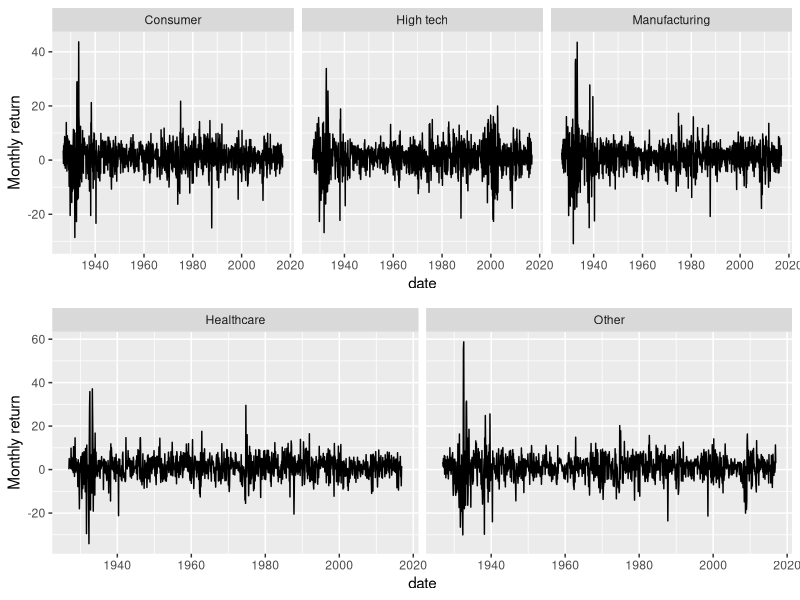
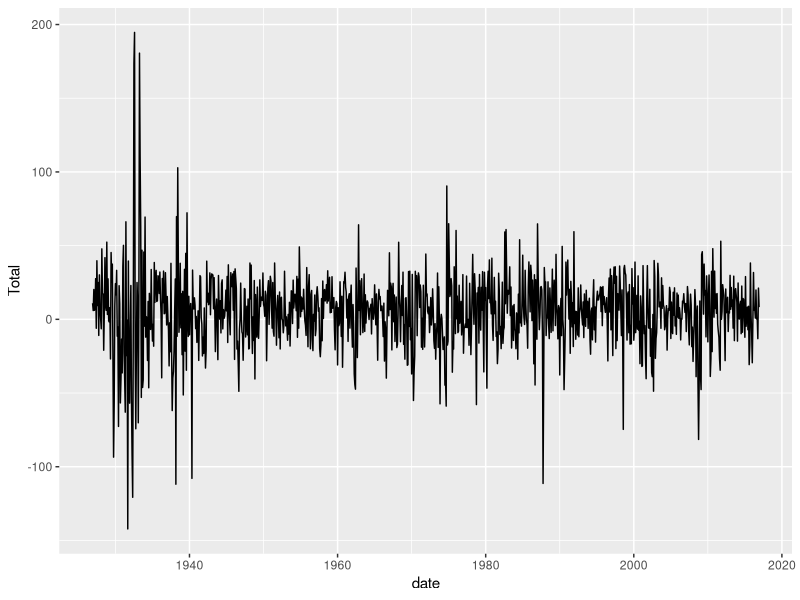
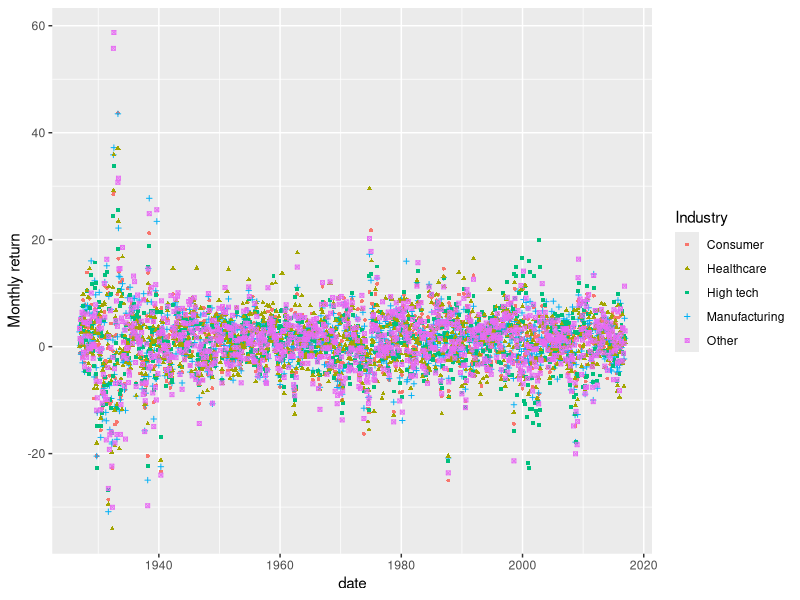
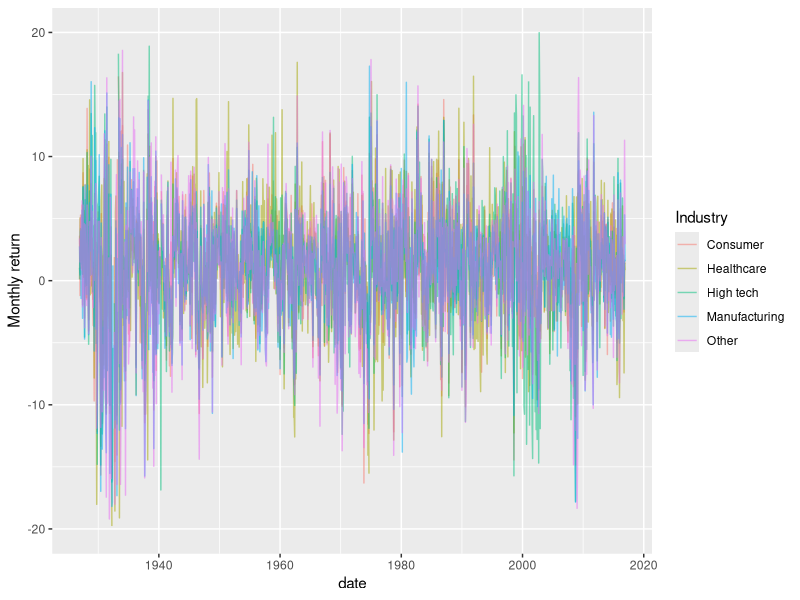
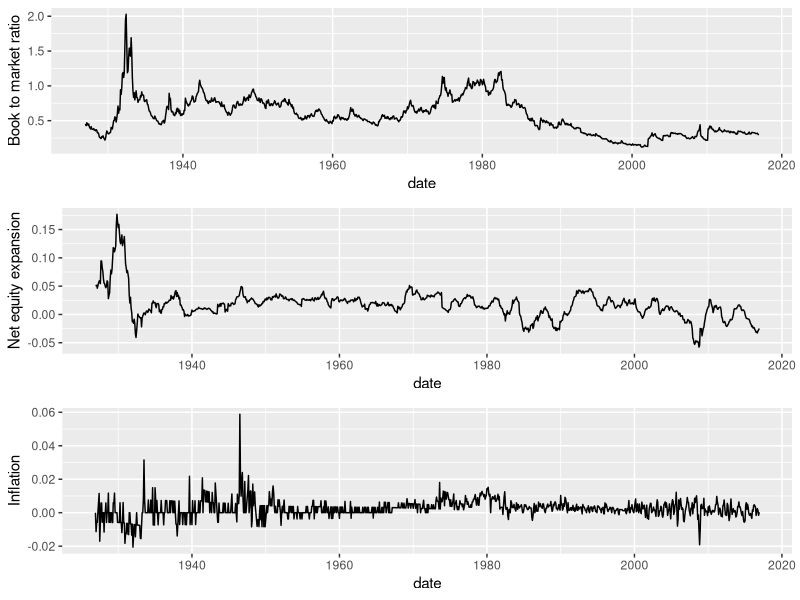

Source code (R) for these figures, in order:
## ---- chunk 1
knitr::opts_chunk$set(echo = TRUE)
library(magrittr)
library(ggplot2)
library(tidyverse)
library(stats)
## ---- chunk 2
data <- read.csv("A4_data.csv", sep = "\t") %>% 
  mutate(date = as.Date(yyyymm %>% 
                          as.character() %>% 
                          paste0("01"), 
                        format = "%Y%m%d"))  %>% 
  select(-yyyymm)
summary(data)
head(data)
## ---- chunk 3
# pdf("Industries.pdf", width = 5, height = 7.5)

plot_data <- data %>% 
  # mutate('Total industry' = select(., Cnsmr,Manuf,HiTec,Hlth,Other) %>% sum()) %>% 
  # mutate(Total = Cnsmr + Manuf + HiTec + Hlth + Other) %>% 
  rename(Consumer = Cnsmr, Manufacturing = Manuf, "High tech" = HiTec, Healthcare = Hlth) %>% 
  gather(Industry, "Monthly return", Consumer, Manufacturing, "High tech", Healthcare, Other) %>% #, "Total industry") %>% 
  mutate(row = ifelse(Industry %in% c('Consumer', 'Manufacturing', "High tech"), 1, 2)) %>% 
  group_by(date) %>% mutate(total = sum(`Monthly return`))
  
  gridExtra::grid.arrange(
    ggplot(plot_data %>% filter(Industry %in% c('Consumer', 'Manufacturing', "High tech"))) +
      geom_line(aes(x = date, y = `Monthly return`)) +
      facet_grid(cols = vars(Industry), scale = "free"),
    
    ggplot(plot_data%>% filter(!(Industry %in% c('Consumer', 'Manufacturing', "High tech")))) +
      geom_line(aes(x = date, y = `Monthly return`)) +
      facet_grid(cols = vars(Industry), scale = "free"),
    
    nrow = 2
  )
  

# dev.off()
## ---- chunk 4
data %>% mutate(Total = Cnsmr + Manuf + HiTec + Hlth + Other) %>% ggplot()+
  geom_line(aes(x = date, y = Total))
## ---- chunk 5
plot_data %>% ggplot() +
  geom_point(aes(date, `Monthly return`, color = Industry, shape = Industry), size = 1)

plot_data %>% ggplot() +
  geom_line(aes(date, `Monthly return`, color = Industry), alpha = .5) +
  ylim(-20, 20)
## ---- chunk 6
gridExtra::grid.arrange(
    ggplot(data) +
      geom_line(aes(x = date, y = b.m)) +
      ylab("Book to market ratio"),
    
    ggplot(data) +
      geom_line(aes(x = date, y = ntis)) +
      ylab("Net equity expansion"),
    
    ggplot(data) +
      geom_line(aes(x = date, y = infl)) +
      ylab("Inflation"),
    
    nrow = 3
)
## ---- chunk 7
data %>% select(Cnsmr, Manuf, HiTec, Hlth, Other) %>% mutate(total = sum())
## ---- chunk 8
# plot_data %>% group_by(date) %>% mutate(total = sum(`Monthly return`)) %>% gather("Industry", "Monthly return", )

data %>% mutate(total = Cnsmr + Manuf + HiTec + Hlth + Other)
# plot_data %>% group_by(date) %>% rbind(`Monthly return` = sum(`Monthly return`))
